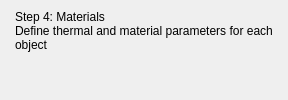
             <widget class="QWidget" name="materialsPage">
              <layout class="QVBoxLayout" name="verticalLayout_8">
               <property name="leftMargin">
                <number>0</number>
               </property>
               <property name="topMargin">
                <number>0</number>
               </property>
               <property name="rightMargin">
                <number>0</number>
               </property>
               <property name="bottomMargin">
                <number>0</number>
               </property>
               <item>
                <widget class="QWidget" name="materialsPageLayout" native="true">
                 <layout class="QVBoxLayout" name="verticalLayout_9">
                  <property name="leftMargin">
                   <number>0</number>
                  </property>
                  <property name="topMargin">
                   <number>0</number>
                  </property>
                  <property name="rightMargin">
                   <number>0</number>
                  </property>
                  <property name="bottomMargin">
                   <number>0</number>
                  </property>
                  <item>
                   <widget class="QWidget" name="titleMaterialsPage" native="true">
                    <property name="maximumSize">
                     <size>
                      <width>16777215</width>
                      <height>70</height>
                     </size>
                    </property>
                    <layout class="QVBoxLayout" name="verticalLayout_22">
                     <property name="spacing">
                      <number>0</number>
                     </property>
                     <property name="leftMargin">
                      <number>15</number>
                     </property>
                     <property name="topMargin">
                      <number>10</number>
                     </property>
                     <property name="rightMargin">
                      <number>15</number>
                     </property>
                     <property name="bottomMargin">
                      <number>10</number>
                     </property>
                     <item>
                      <widget class="QLabel" name="maintitleMaterialsPage">
                       <property name="text">
                        <string>Step 4: Materials</string>
                       </property>
                       <property name="wordWrap">
                        <bool>true</bool>
                       </property>
                      </widget>
                     </item>
                     <item>
                      <widget class="QLabel" name="subtitleMaterialsPage">
                       <property name="text">
                        <string>Define thermal and material parameters for each object</string>
                       </property>
                       <property name="wordWrap">
                        <bool>true</bool>
                       </property>
                      </widget>
                     </item>
                    </layout>
                   </widget>
                  </item>
                  <item>
                   <widget class="QWidget" name="settingsMaterialsPage" native="true"/>
                  </item>
                 </layout>
                </widget>
               </item>
              </layout>
             </widget>
